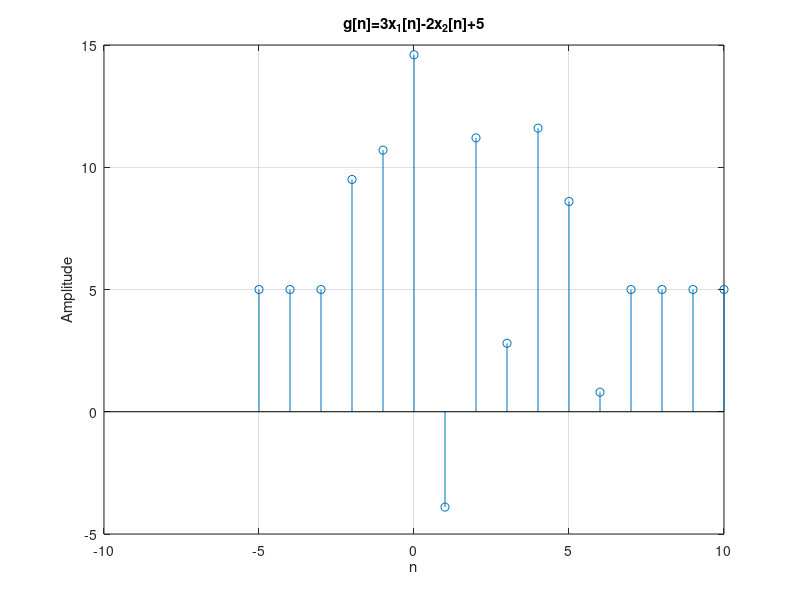

The MATLAB script that drew this image:
% Script: exdt_1_2.m
n = [-5:10];
% Arrange vectors x1 and x2 with the first sample at n=-5 and the 
% last sample at n=10
x1 = [0,0,0,1.5,1.9,3.2,-1.1,4.8,0.4,0,0,0,0,0,0,0];
x2 = [0,0,0,0,0,0,2.8,4.1,1.7,-3.3,-1.8,2.1,0,0,0,0];
g = 3*x1-2*x2+5;
stem(n,g); grid;
title('g[n]=3x_{1}[n]-2x_{2}[n]+5');
xlabel('n');
ylabel('Amplitude');
